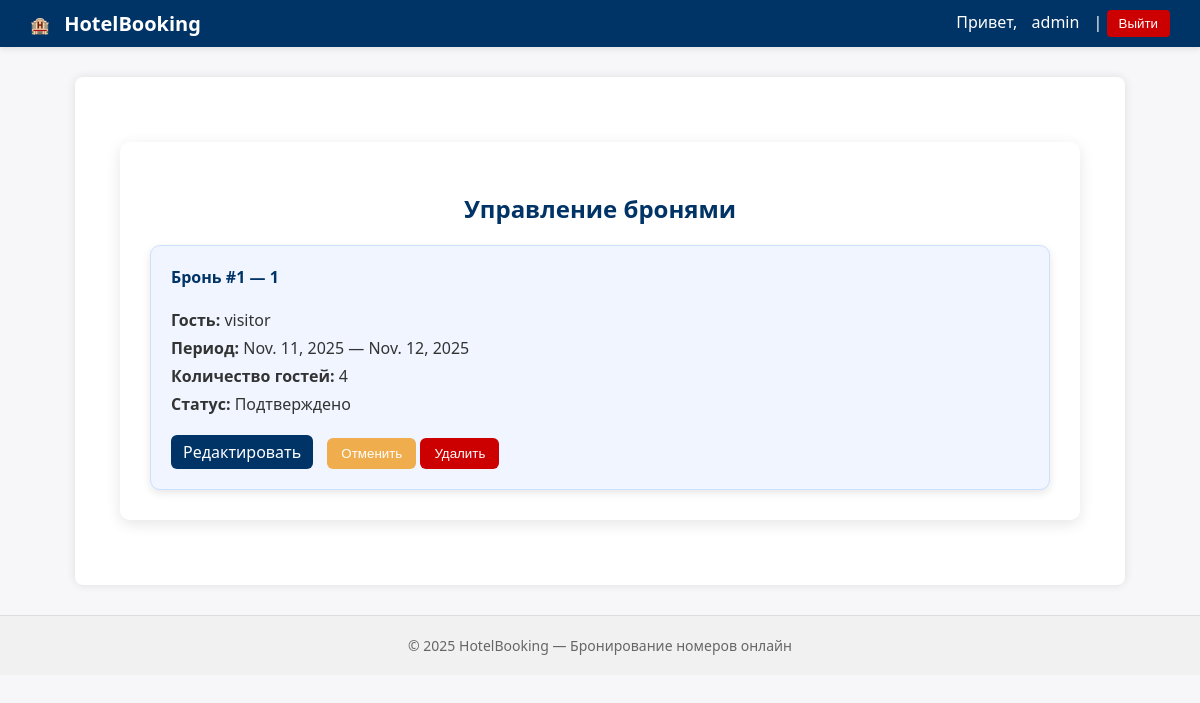
/booking/bookings/manage/ (signed in), run on an earlier commit of the app's database.
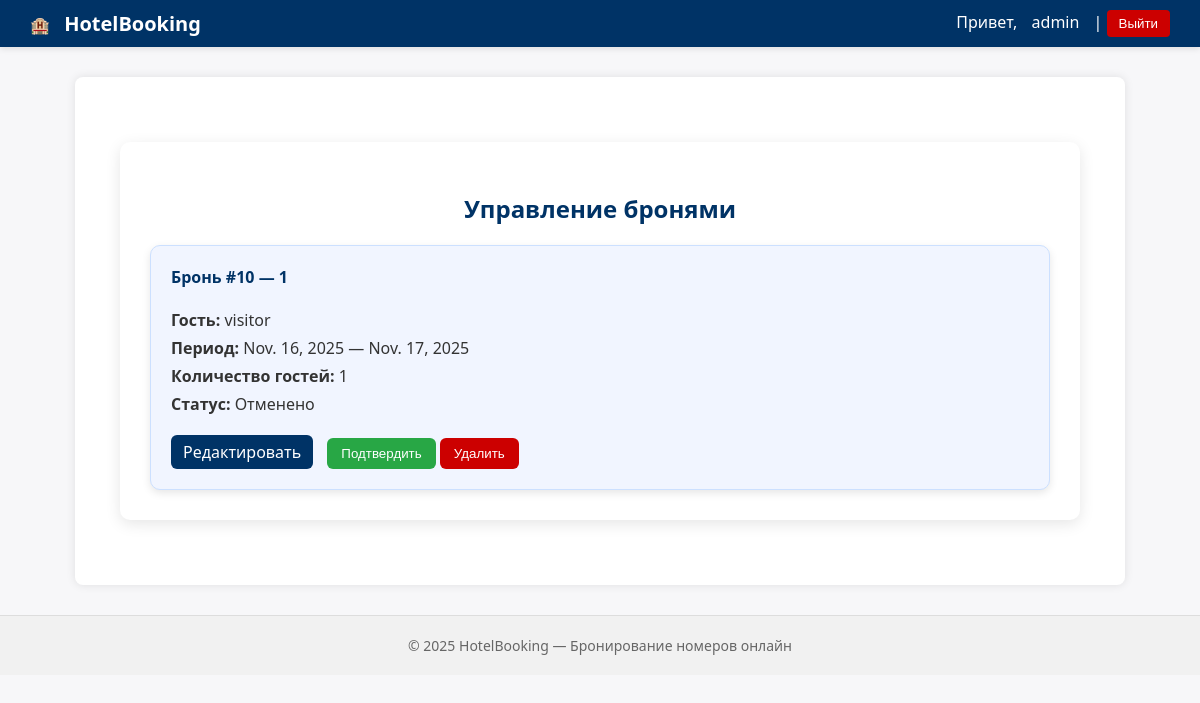
And on a later commit of the database.
### booking_app/models.py (models this page shows, shortened)
class Booking(models.Model):
    STATUS_CHOICES = (
        ('confirmed', 'Подтверждено'),
        ('cancelled', 'Отменено'),
    )
    guest = models.ForeignKey(User, on_delete=models.CASCADE, related_name='bookings')
    room = models.ForeignKey(Room, on_delete=models.CASCADE)
    check_in = models.DateField()
    check_out = models.DateField()
    guests_count = models.PositiveIntegerField()
    status = models.CharField(max_length=10, choices=STATUS_CHOICES, default='confirmed')
    objects = models.Manager()

class Room(models.Model):
    STATUS_CHOICES = (
        ('available', 'Доступен'),
        ('occupied', 'Занят'),
    )
    title = models.CharField(max_length=100)
    description = models.TextField()
    capacity = models.PositiveIntegerField()
    price_per_night = models.DecimalField(max_digits=8, decimal_places=2)
    status = models.CharField(max_length=10, choices=STATUS_CHOICES, default='available')
    objects = models.Manager()

### account_app/models.py (models this page shows, shortened)
class User(AbstractUser):
    ROLE_CHOICES = (
        ('admin', 'Администратор'),
        ('guest', 'Гость'),
    )
    role = models.CharField(max_length=10, choices=ROLE_CHOICES, default='guest')
    is_approved = models.BooleanField(default=False)
    objects = UserManager()

### booking_app/views.py (the view)
    def wrapper(request, *args, **kwargs):
        if not request.user.is_authenticated or not (request.user.role == 'admin' or request.user.is_superuser):
            raise PermissionDenied
        return view_func(request, *args, **kwargs)

### booking_app/views.py (called while the page is built)
def admin_required(view_func):
    def wrapper(request, *args, **kwargs):
        if not request.user.is_authenticated or not (request.user.role == 'admin' or request.user.is_superuser):
            raise PermissionDenied
        return view_func(request, *args, **kwargs)
    return wrapper

@login_required
@admin_required
def booking_manage_view(request):
    bookings = Booking.objects.all().order_by('-check_in')
    return render(request, 'booking_app/booking_manage.html', {'bookings': bookings})

### booking_app/templates/booking_app/booking_manage.html (shortened to what this page needs)
{% extends "base.html" %}
{% block content %}
<div class="profile-container">
    <h2>Управление бронями</h2>
    {% if bookings %}
        <div class="rooms-list">
            {% for booking in bookings %}
                <div class="room-card">
                    <div class="room-header">
                        <h4>Бронь #{{ booking.id }} — {{ booking.room.title }}</h4>
                    </div>
                    <p><strong>Гость:</strong> {{ booking.guest.username }}</p>
                    <p><strong>Период:</strong> {{ booking.check_in }} — {{ booking.check_out }}</p>
                    <p><strong>Количество гостей:</strong> {{ booking.guests_count }}</p>
                    <p><strong>Статус:</strong> {{ booking.get_status_display }}</p>
                    <div class="room-actions">
                        <a href="{% url 'booking_app:booking_edit' booking.id %}" class="btn-edit">Редактировать</a>
                        {% if booking.status != 'confirmed' %}
                            <form action="{% url 'booking_app:booking_confirm' booking.id %}" method="post" style="display:inline-block; margin-left:10px;">
                                <button type="submit" class="btn-edit">Подтвердить</button>
                            </form>
                        {% else %}
                            <form action="{% url 'booking_app:booking_cancel' booking.id %}" method="post" style="display:inline-block; margin-left:10px;">
                                <button type="submit" class="btn-cancel">Отменить</button>
                            </form>
                        {% endif %}
                        <form action="{% url 'booking_app:booking_delete' booking.id %}" method="post" style="display:inline;">
                            <button type="submit" class="btn-delete">Удалить</button>
                        </form>
                    </div>
                </div>
            {% endfor %}
        </div>
    {% else %}
        <p>Пока нет созданных броней.</p>
    {% endif %}
</div>
{% endblock %}

What changed in the data, as far as the page shows it:
removed Booking: id "1", room "1", guest.username "visitor", check_in "Nov. 11, 2025", check_out "Nov. 12, 2025", guests_count "4", status "Подтверждено", shows "Отменить"
added Booking: id "10", room "1", guest.username "visitor", check_in "Nov. 16, 2025", check_out "Nov. 17, 2025", guests_count "1", status "Отменено", shows "Подтвердить"
